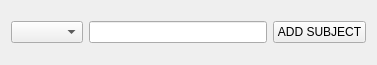
<?xml version="1.0" encoding="UTF-8"?>
<ui version="4.0">
 <class>subjectdialog</class>
 <widget class="QWidget" name="subjectdialog">
  <property name="geometry">
   <rect>
    <x>0</x>
    <y>0</y>
    <width>377</width>
    <height>65</height>
   </rect>
  </property>
  <property name="windowTitle">
   <string>Form</string>
  </property>
  <layout class="QGridLayout" name="gridLayout">
   <item row="0" column="0">
    <layout class="QHBoxLayout" name="horizontalLayout">
     <item>
      <widget class="QComboBox" name="comboBox_Semester"/>
     </item>
     <item>
      <widget class="QLineEdit" name="lineEdit_SubjectName"/>
     </item>
     <item>
      <widget class="QPushButton" name="pushButton_SubjectAccept">
       <property name="text">
        <string>ADD SUBJECT</string>
       </property>
      </widget>
     </item>
    </layout>
   </item>
  </layout>
 </widget>
 <resources/>
 <connections/>
</ui>
